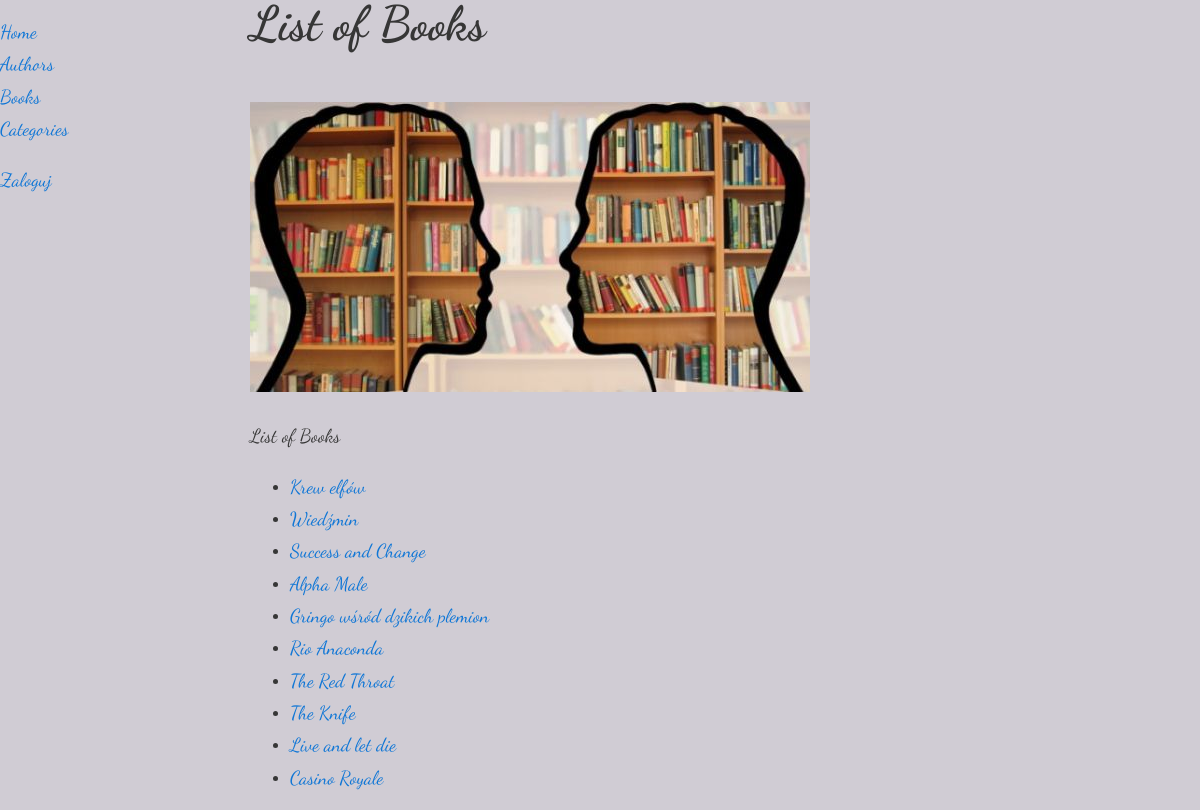
The page /books/ on the database its author committed.
### books/models.py (models this page shows)
class Book(models.Model):
    title = models.CharField(
        max_length= 200,
        null= False,
        blank= False,
        verbose_name="Title",
        help_text= "",
    )
    def __str__(self):
        return self.title
    author = models.ForeignKey(
        Author, on_delete=models.PROTECT,
        null=False,
        blank=False,
        verbose_name="Author",
        help_text="",
    )
    categories = models.ManyToManyField(
        "Category",
        blank= False,
        verbose_name="Categories",
        help_text= "",
    )
    pages = models.PositiveIntegerField(
        null= False,
        blank= False,
        verbose_name="Pages",
        help_text= "",
    )
    description = models.TextField(
        blank= True,
        verbose_name="Description",
        help_text= "",
    )
    cover = models.ImageField(
        blank =True, null=False, default="",
        verbose_name="Cover image",
        help_text="",
    )

### books/views.py (the view)
# urls.py: path('books/', views.BookIndexView.as_view(), name='list-books'),
class BookIndexView(ListView):
    template_name = "books/list_books.html" # renderowany szablon
    model = Book # queryset = Question.objects.all()
    extra_context = {                     # dodatkowe zmienne do szablonu
        'title': 'List of Books',
    }

### templates/books/list_books.html
{% extends "base.html" %}
{% block content %}
<p>List of Books</p>
<ul>
    {% for book in object_list %}
    <li><a href="{% url 'books:book-details' book.pk %}">{{ book }}</a></li>
    {% endfor %}
</ul>
{% endblock%}

### templates/base.html (shortened to what this page needs)
{% load static %}
<!DOCTYPE html>
<html lang="en">
<head>
    <link rel="stylesheet" href="https://cdnjs.cloudflare.com/ajax/libs/normalize/8.0.1/normalize.min.css"
 />
    <link rel="stylesheet" href="{% static 'books/books.css' %}">
</head>
<body>
    <nav>
        <ul>
            <li><a href="{% url 'books:index' %}">Home</a></li>
            <li><a href="{% url 'books:list-authors' %}">Authors</a></li>
            <li><a href="{% url 'books:list-books' %}">Books</a></li>
            <li><a href="{% url 'books:list-categories' %}">Categories</a></li>
        </ul>
        {% if request.user.is_authenticated %}
        <p>Witaj, {{ request.user.first_name }}!</p>
        <p><a href="{% url 'logout' %}">Wyloguj</a></p>
        {% else %}
        <p><a href="{% url 'login' %}">Zaloguj</a></p>
        {% endif %}
    </nav>
    <main>
        <h1>{{ title }}</h1>
        <br>
        <br>
        <img src="{% static 'books/img/przechwytywanie.jpg' %}" alt="fot">
        {% block content %}{% endblock %}
    </main>
</body>
</html>

### books/static/books/books.css (style rules this page uses)
*, *::before, *::after { box-sizing: border-box; }
:root { --ff-sans: 'Dancing Script', cursive; --ff-headers: 'Dancing Script', , serif; --fw-regular: 400; --fw-bold: 700; --fs-h1: 3rem; --fs-h2: 2.25rem; --fs-h3: 1.5rem; --fs-body: 1rem; --clr-light: #FFFFFF; --clr-dark: #363636; --clr-accent: #0f76d6; }
body { background-color: rgb(208, 204, 212); color: var(--clr-dark); margin: 0; font-family: var(--ff-sans); font-size: var(--fs-body); font-weight: var(--fw-regular); line-height: 1.7; }
h1, h2, h3 { margin: 0; line-height: 1; font-weight: var(--fw-bold); font-family: var(--ff-headers); }
h1 { font-size: var(--fs-h1); color: var(--clr-primary); }
a { color: var(--clr-accent); text-shadow: crimson; font-size: 19px; text-decoration: darkblue; }
p { font-size: 19px; }
nav ul { list-style: none; padding: 0; text-decoration: cyan; }
@media (min-width: 1000px) { body { display: grid; grid-template-columns: 250px 2fr; } }
@media (min-width: 1000px) { nav { grid-column: 1/2; } }
@media (min-width: 1000px) { main { grid-column: 2/-1; } }

### rows shown on the page
Book: title "Krew elfów"
Book: title "Wiedźmin"
Book: title "Success and Change"
Book: title "Alpha Male"
Book: title "Gringo wśród dzikich plemion"
Book: title "Rio Anaconda"
Book: title "The Red Throat"
Book: title "The Knife"
Book: title "Live and let die"
Book: title "Casino Royale"
